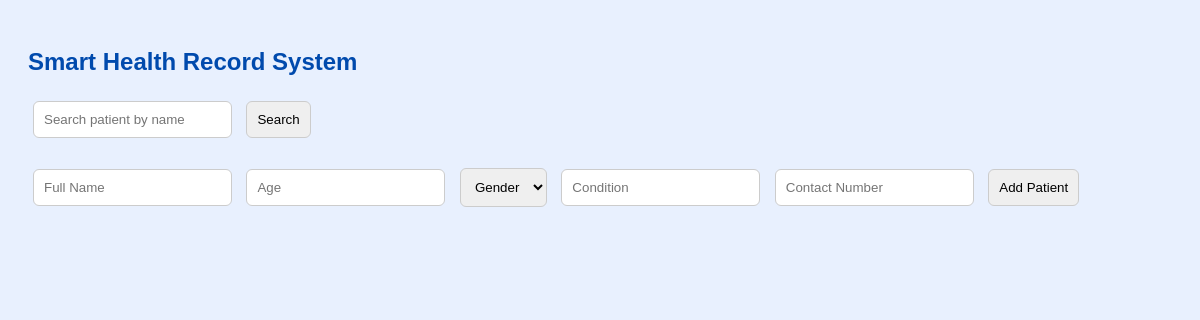
Before: / with the older database file.
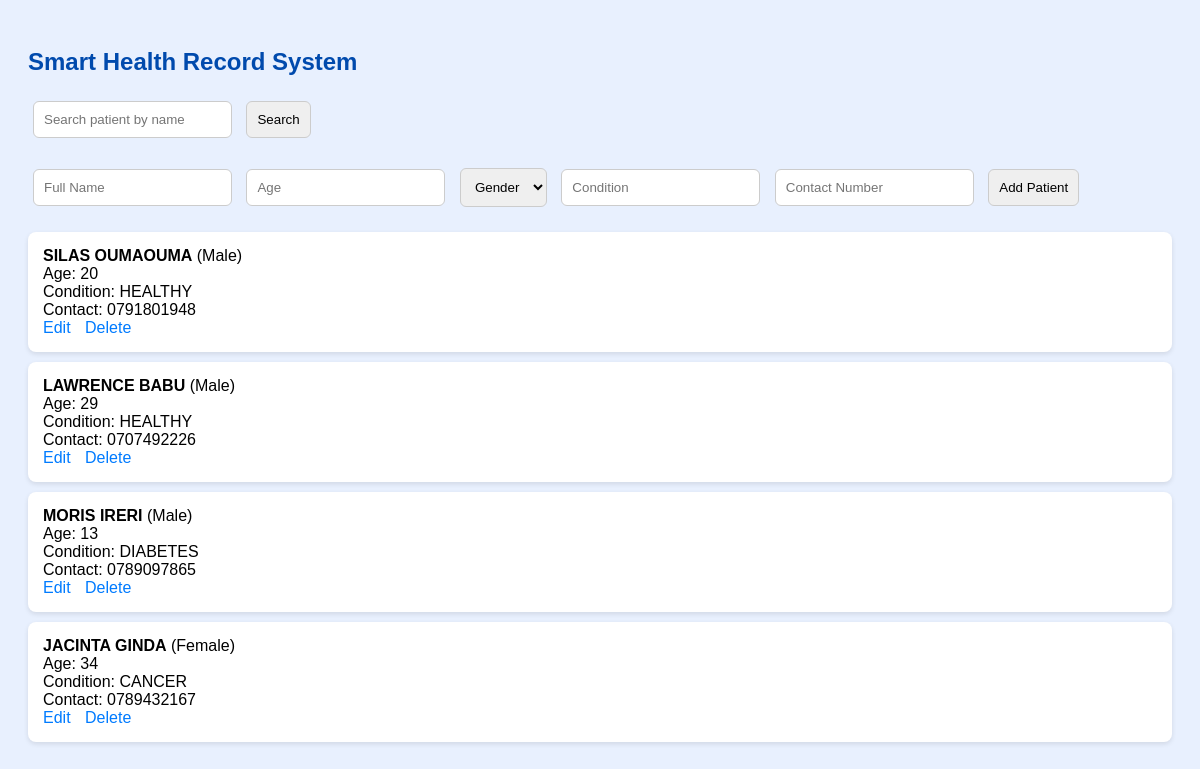
After: the same page with the newer database file.
### tables this page shows
CREATE TABLE patients (
            id INTEGER PRIMARY KEY AUTOINCREMENT,
            name TEXT NOT NULL,
            age INTEGER NOT NULL,
            gender TEXT NOT NULL,
            condition TEXT NOT NULL,
            contact TEXT NOT NULL
        );

### app.py (the view)
@app.route('/')
def home():
    conn = sqlite3.connect('smart_health.db')
    c = conn.cursor()
    search = request.args.get('search')
    if search:
        c.execute("SELECT * FROM patients WHERE name LIKE ?", ('%' + search + '%',))
    else:
        c.execute("SELECT * FROM patients")
    patients = c.fetchall()
    conn.close()
    return render_template('index.html', patients=patients)

### templates/index.html (shortened to what this page needs)
<!DOCTYPE html>
<html>
<head>
</head>
<body>
    <h2>Smart Health Record System</h2>
    <form method="GET" action="/">
        <input type="text" name="search" placeholder="Search patient by name">
        <button type="submit">Search</button>
    </form>
    <form method="POST" action="/add">
        <input type="text" name="name" placeholder="Full Name" required>
        <input type="number" name="age" placeholder="Age" required>
        <select name="gender" required>
            <option value="">Gender</option>
        </select>
        <input type="text" name="condition" placeholder="Condition" required>
        <input type="text" name="contact" placeholder="Contact Number" required>
        <button type="submit">Add Patient</button>
    </form>
    {% for p in patients %}
    <div class="patient-card">
        <b>{{ p[1] }}</b> ({{ p[3] }})<br>
        Age: {{ p[2] }}<br>
        Condition: {{ p[4] }}<br>
        Contact: {{ p[5] }}
        <div class="actions">
            <a href="/edit/{{ p[0] }}">Edit</a>
            <a href="/delete/{{ p[0] }}">Delete</a>
        </div>
    </div>
    {% endfor %}
</body>
</html>

### templates/index.html (style rules this page uses)
body { font-family: Arial; background: #e8f0fe; padding: 20px; }
h2 { color: #004aad; }
form { margin-bottom: 20px; }
input, select, button { padding: 10px; margin: 5px; border-radius: 6px; border: 1px solid #ccc; }
.patient-card { background: white; padding: 15px; border-radius: 8px; margin: 10px 0; box-shadow: 0 2px 5px rgba(0,0,0,0.1); }
.actions a { margin-right: 10px; text-decoration: none; color: #007BFF; }

Changed rows visible on the page:
added patients: name "SILAS OUMAOUMA", gender "Male", age "20", condition "HEALTHY", contact "0791801948"
added patients: name "LAWRENCE BABU", gender "Male", age "29", condition "HEALTHY", contact "0707492226"
added patients: name "MORIS IRERI", gender "Male", age "13", condition "DIABETES", contact "0789097865"
added patients: name "JACINTA GINDA", gender "Female", age "34", condition "CANCER", contact "0789432167"
